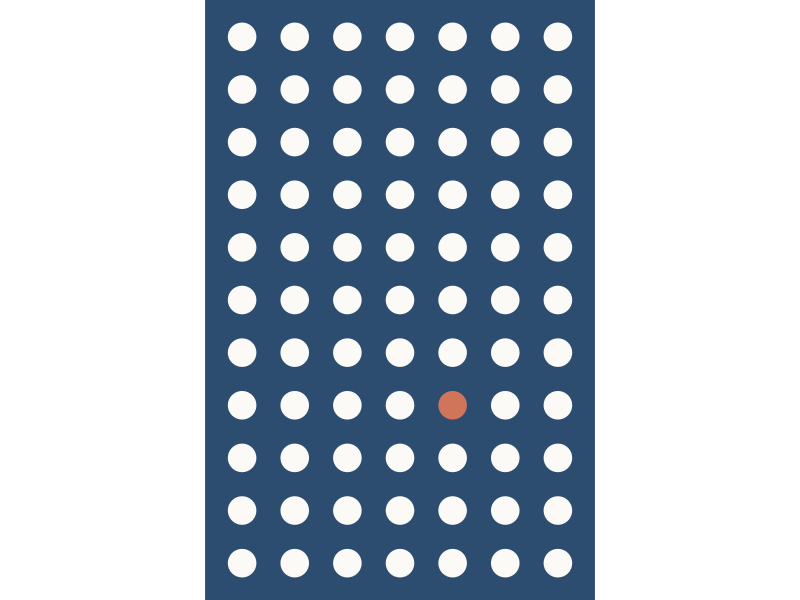
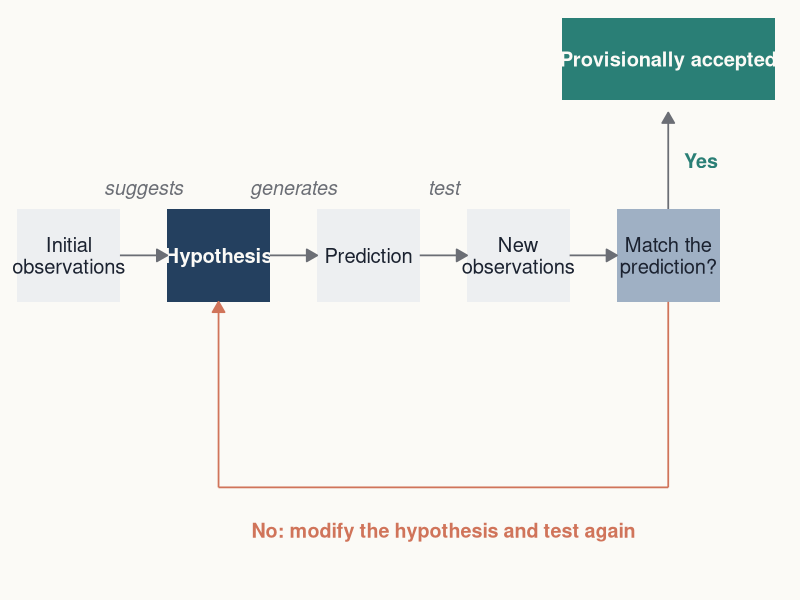
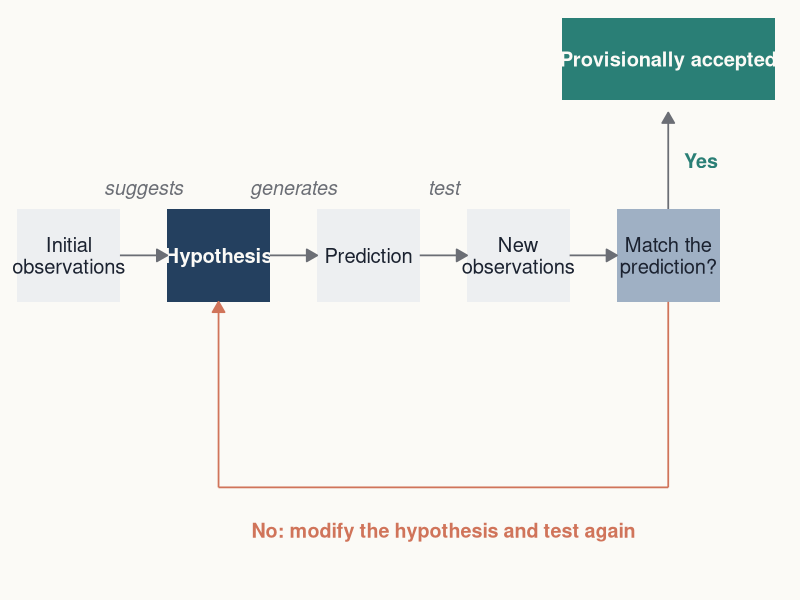
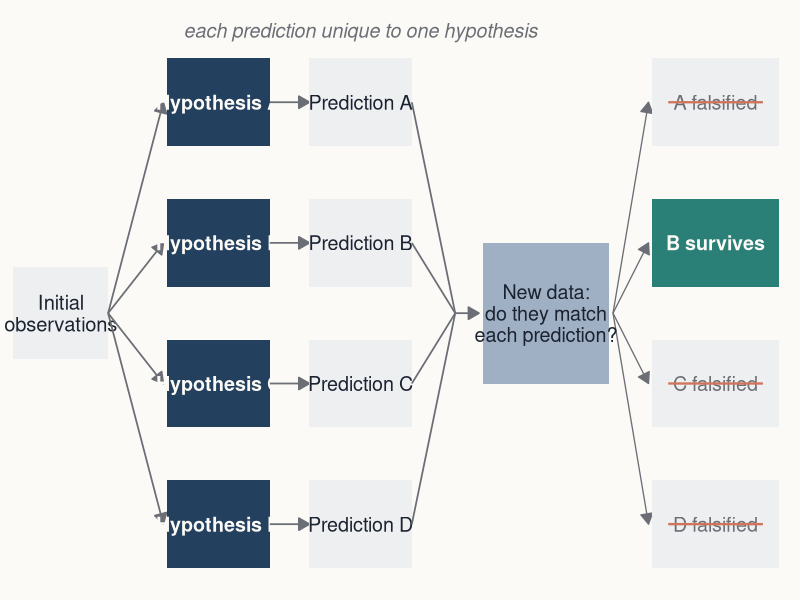
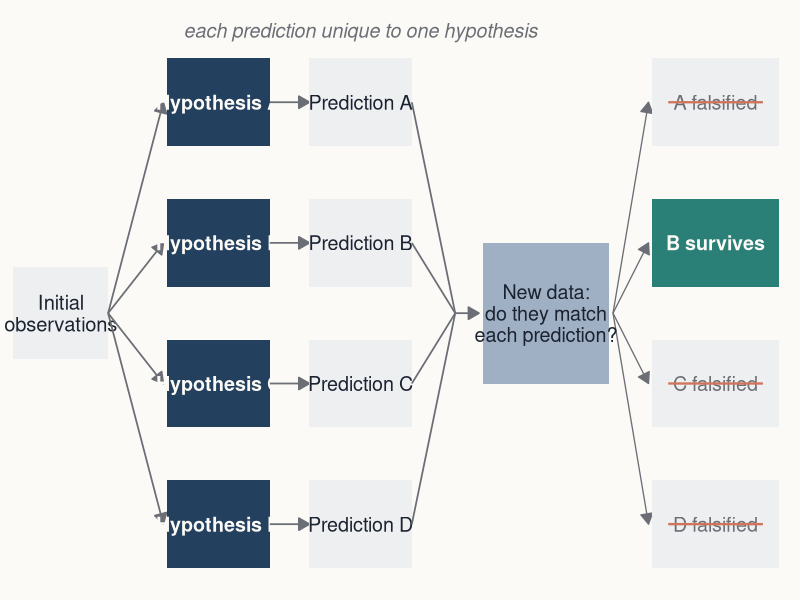
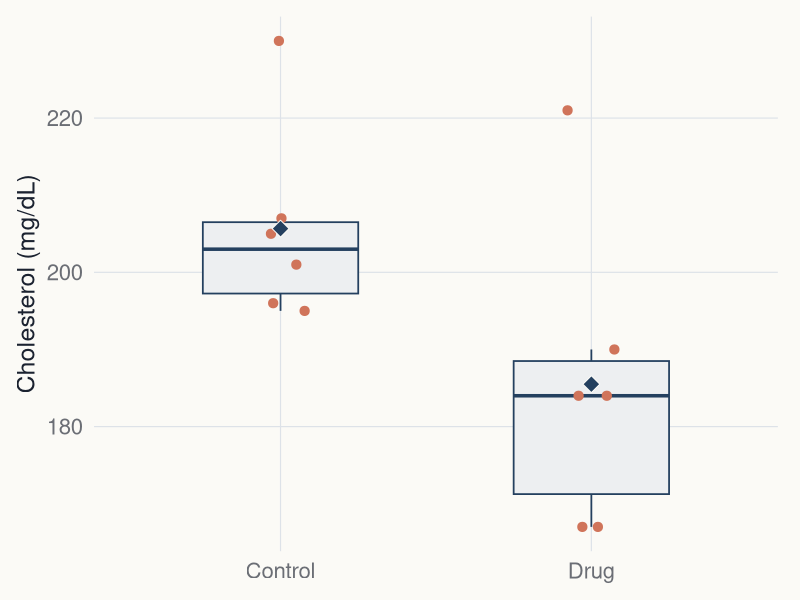
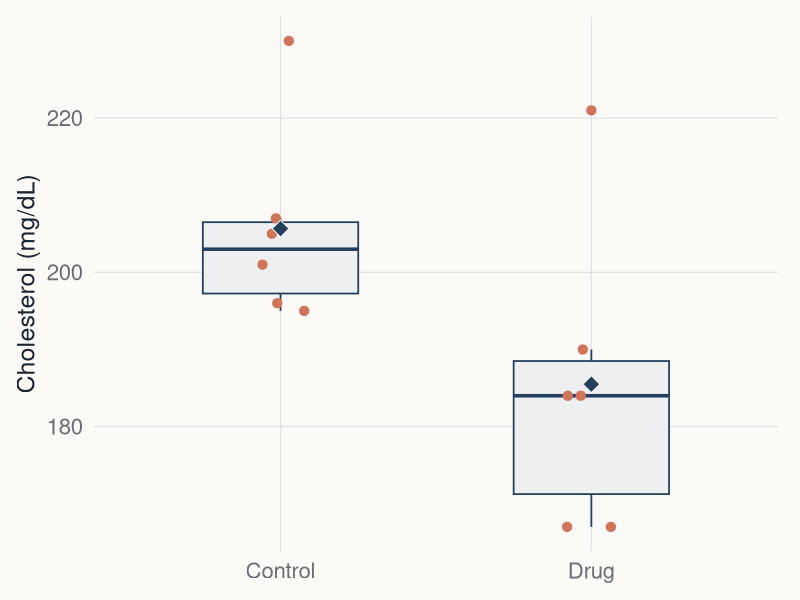
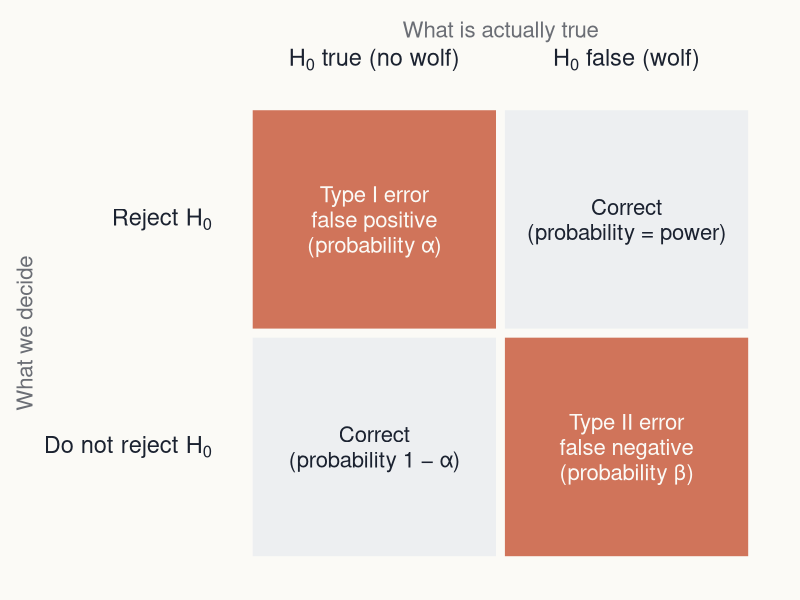

These charts were generated, in order, by the following R code:
# BB852 lecture 02, Hypotheses and questions: R code for every figure
# --------------------------------------------------------------------
# Recreates and extends the lecture's figures in ggplot2, using the BB852
# theme shared with the other lecture_figures generators.
#
# Data sources:
# - cholesterol.csv (CourseData): the drug experiment used in the book's
#   Randomisation tests chapter and lecture 09. The exact one-sided
#   randomisation p-value (31/924 = 0.0335) is recomputed here, as in the book.
# - All other figures use SIMULATED or ANALYTICAL values, stated in the
#   comments for each figure. Simulations use set.seed() so they reproduce.
#
# Run from the repository root:
# source("lecture_figures/hypotheses_and_questions/generate_figures.R")
#
# PNG files are written to
# lecture_figures/hypotheses_and_questions/output/<layout>/, numbered in the
# order the figures appear in the deck (BB852_02_Hypotheses_and_questions_v2).
#
# Labels use plotmath and \u escapes so the script stays plain ASCII.


# Load packages -----------------------------------------------------------

library(ggplot2)
library(ragg)


# Define the BB852 theme and export functions -----------------------------

bb852 <- list(
  bg       = "#FBFAF6",
  text     = "#1B2230",
  muted    = "#6B6E75",
  grid     = "#DDE2E8",
  axis     = "#BCC6D2",
  slate    = "#24405F",
  coral    = "#D0745A",
  teal     = "#2A7F76",
  ochre    = "#C4932F",
  grey     = "#6B6E75",
  light    = "#9FB0C4",
  panel    = "#EDEFF1",
  cover    = "#2C4D70"
)

available_fonts <- unique(systemfonts::system_fonts()$family)
bb852_font <- if ("Avenir Next" %in% available_fonts) {
  "Avenir Next"
} else {
  "Helvetica"
}

theme_bb852 <- function(base_size = 18, base_family = bb852_font) {
  theme_minimal(base_size = base_size, base_family = base_family) +
    theme(
      plot.background = element_rect(fill = bb852$bg, colour = NA),
      panel.background = element_rect(fill = bb852$bg, colour = NA),
      panel.grid.major = element_line(colour = bb852$grid, linewidth = 0.4),
      panel.grid.minor = element_blank(),
      axis.title = element_text(colour = bb852$text, size = base_size),
      axis.text = element_text(colour = bb852$muted, size = base_size - 2),
      axis.ticks = element_blank(),
      legend.position = "none",
      strip.text = element_text(colour = bb852$text, size = base_size - 2,
                                face = "bold", hjust = 0),
      plot.title = element_blank(),
      plot.subtitle = element_blank(),
      plot.caption = element_blank(),
      plot.margin = margin(12, 16, 12, 12)
    )
}

# Blank canvas for schematic diagrams drawn with ggplot2 geometry.
theme_diagram <- function() {
  theme_void(base_family = bb852_font) +
    theme(
      plot.background = element_rect(fill = bb852$bg, colour = NA),
      panel.background = element_rect(fill = bb852$bg, colour = NA),
      plot.margin = margin(4, 4, 4, 4)
    )
}

# Sizes (inches) match the figure placeholders in the BB852 slide theme.
bb852_sizes <- list(
  full     = c(11.73, 3.95),
  takeaway = c(7.40, 4.25),
  half     = c(5.57, 4.25),
  cover    = c(5.43, 7.50)
)

output_root <- file.path("lecture_figures", "hypotheses_and_questions", "output")
unlink(output_root, recursive = TRUE)

save_bb852 <- function(plot, filename, layout = "half", bg = bb852$bg) {
  size <- bb852_sizes[[layout]]
  if (is.null(size)) {
    stop("layout must be one of: ", paste(names(bb852_sizes), collapse = ", "))
  }
  output_directory <- file.path(output_root, layout)
  dir.create(output_directory, recursive = TRUE, showWarnings = FALSE)
  ggsave(file.path(output_directory, paste0(filename, ".png")), plot,
         width = size[1], height = size[2], units = "in", dpi = 300,
         device = ragg::agg_png, bg = bg)
  invisible(filename)
}

# Every content figure is written in its slide layout and also at full and
# half width, as generate_all.R expects matching full/half sets.
save_all <- function(plot, filename, slide_layout) {
  save_bb852(plot, filename, slide_layout)
  for (layout in setdiff(c("full", "half"), slide_layout)) {
    save_bb852(plot, filename, layout)
  }
}

plots <- list()


# Diagram helpers -----------------------------------------------------------

box <- function(x, y, label, w = 13, h = 5.2, fill = bb852$panel,
                col = bb852$text, size = 5.1, face = "plain") {
  list(
    annotate("rect", xmin = x - w / 2, xmax = x + w / 2,
             ymin = y - h / 2, ymax = y + h / 2,
             fill = fill, colour = NA),
    annotate("text", x = x, y = y, label = label, colour = col,
             size = size, family = bb852_font, fontface = face,
             lineheight = 0.9)
  )
}

arrow_seg <- function(x, y, xend, yend, col = bb852$muted, lw = 0.6) {
  annotate("segment", x = x, y = y, xend = xend, yend = yend,
           colour = col, linewidth = lw,
           arrow = arrow(length = unit(0.12, "inches"), type = "closed"))
}

small_label <- function(x, y, label, col = bb852$muted, size = 5,
                        hjust = 0.5, face = "italic") {
  annotate("text", x = x, y = y, label = label, colour = col, size = size,
           family = bb852_font, fontface = face, hjust = hjust,
           lineheight = 0.9)
}

# 95% t-interval and two-sided p for a difference between two means, equal
# group sizes n and common SD.
ci_diff <- function(est, n, sd) {
  se <- sd * sqrt(2 / n)
  half <- qt(0.975, 2 * n - 2) * se
  p <- 2 * pt(-abs(est / se), 2 * n - 2)
  c(est = est, lo = est - half, hi = est + half, p = p)
}


# 00 Title slide: white swans and one black swan -----------------------------
# Decorative. The asymmetry of induction: many white swans never prove
# "all swans are white"; one black swan disproves it. Deterministic grid.

cover_grid <- expand.grid(x = 1:7, y = 1:11)
cover_grid$swan <- ifelse(cover_grid$x == 5 & cover_grid$y == 4, "black", "white")
plots$cover <- ggplot(cover_grid, aes(x, y, colour = swan)) +
  geom_point(size = 9) +
  scale_colour_manual(values = c(white = bb852$bg, black = bb852$coral)) +
  coord_fixed(xlim = c(0.3, 7.7), ylim = c(0.3, 11.7), expand = FALSE) +
  theme_void() +
  theme(legend.position = "none",
        plot.background = element_rect(fill = bb852$cover, colour = NA),
        panel.background = element_rect(fill = bb852$cover, colour = NA))
save_bb852(plots$cover, "00_cover", "cover", bg = bb852$cover)


# 01 The inductive method (one hypothesis, revised) --------------------------
# Redrawn from the original slide (after Gotelli & Ellison, A Primer of
# Ecological Statistics, ch. 4). "Accepted truth" is replaced by
# "provisionally accepted": induction never proves a hypothesis.

plots$inductive <- ggplot() +
  box(8, 20, "Initial\nobservations") +
  box(27, 20, "Hypothesis", fill = bb852$slate, col = bb852$bg, face = "bold") +
  box(46, 20, "Prediction") +
  box(65, 20, "New\nobservations") +
  box(84, 20, "Match the\nprediction?", fill = bb852$light) +
  arrow_seg(14.5, 20, 20.5, 20) + small_label(17.5, 23.8, "suggests") +
  arrow_seg(33.5, 20, 39.5, 20) + small_label(36.5, 23.8, "generates") +
  arrow_seg(52.5, 20, 58.5, 20) + small_label(55.5, 23.8, "test") +
  arrow_seg(71.5, 20, 77.5, 20) +
  # No: modify the hypothesis and go round again
  annotate("segment", x = 84, xend = 84, y = 17.4, yend = 7,
           colour = bb852$coral, linewidth = 0.6) +
  annotate("segment", x = 84, xend = 27, y = 7, yend = 7,
           colour = bb852$coral, linewidth = 0.6) +
  arrow_seg(27, 7, 27, 17.4, col = bb852$coral) +
  small_label(55.5, 4.6, "No: modify the hypothesis and test again",
              col = bb852$coral, face = "bold") +
  # Yes: provisionally accepted
  arrow_seg(84, 22.6, 84, 28) +
  small_label(86, 25.3, "Yes", col = bb852$teal, hjust = 0, face = "bold") +
  box(84, 31, "Provisionally accepted", w = 27, h = 4.6,
      fill = bb852$teal, col = bb852$bg, size = 5.1, face = "bold") +
  coord_cartesian(xlim = c(0, 100), ylim = c(1, 34), expand = FALSE) +
  theme_diagram()
save_all(plots$inductive, "01_inductive_method", "full")


# 02 The hypothetico-deductive method (multiple working hypotheses) ----------
# Redrawn from the original slide. Four hypotheses make distinct predictions;
# new data falsify A, C and D. B survives, but only provisionally.

hyp_y <- c(29.5, 21.5, 13.5, 5.5)
hyp_lab <- c("A", "B", "C", "D")
surv <- c(FALSE, TRUE, FALSE, FALSE)

hd <- ggplot() + box(7, 17.5, "Initial\nobservations", w = 12)
for (i in 1:4) {
  hd <- hd +
    arrow_seg(13, 17.5, 20, hyp_y[i]) +
    box(27, hyp_y[i], paste("Hypothesis", hyp_lab[i]), w = 13, h = 5,
        fill = bb852$slate, col = bb852$bg, size = 5, face = "bold") +
    arrow_seg(33.5, hyp_y[i], 38.5, hyp_y[i]) +
    box(45, hyp_y[i], paste("Prediction", hyp_lab[i]), w = 13, h = 5,
        size = 5) +
    annotate("segment", x = 51.5, xend = 57, y = hyp_y[i], yend = 17.5,
             colour = bb852$muted, linewidth = 0.6)
  out_fill <- if (surv[i]) bb852$teal else bb852$panel
  out_col <- if (surv[i]) bb852$bg else bb852$muted
  out_lab <- if (surv[i]) {
    paste(hyp_lab[i], "survives")
  } else {
    paste(hyp_lab[i], "falsified")
  }
  hd <- hd + arrow_seg(77, 17.5, 81.5, hyp_y[i], col = bb852$muted, lw = 0.45) +
    box(90, hyp_y[i], out_lab, w = 16, h = 5, fill = out_fill, col = out_col,
        size = 5, face = if (surv[i]) "bold" else "plain")
  if (!surv[i]) {
    hd <- hd + annotate("segment", x = 84, xend = 96, y = hyp_y[i],
                        yend = hyp_y[i], colour = bb852$coral, linewidth = 0.8)
  }
}
plots$hd <- hd +
  arrow_seg(57, 17.5, 60, 17.5) +
  box(68.5, 17.5, "New data:\ndo they match\neach prediction?", w = 16, h = 8,
      fill = bb852$light, size = 5) +
  small_label(45, 33.6, "each prediction unique to one hypothesis", size = 5) +
  coord_cartesian(xlim = c(0, 100), ylim = c(1.5, 35), expand = FALSE) +
  theme_diagram()
save_all(plots$hd, "02_hd_method", "full")


# 03 Cholesterol experiment (book: Randomisation tests chapter; lecture 09) ---
# Box plot with jittered points, the plot type students make in the book.

ch <- read.csv("CourseData/cholesterol.csv")
ch$Treatment <- factor(ch$Treatment, levels = c("Control", "Drug"))
ch_means <- tapply(ch$Cholesterol, ch$Treatment, mean)
observed_diff <- unname(diff(ch_means))
all_drug_groups <- combn(nrow(ch), 6)
exact_diffs <- apply(all_drug_groups, 2, function(rows) {
  mean(ch$Cholesterol[rows]) - mean(ch$Cholesterol[-rows])
})
exact_b <- sum(exact_diffs <= observed_diff + 1e-9)
exact_p <- exact_b / ncol(all_drug_groups)
exact_p2 <- sum(abs(exact_diffs) >= abs(observed_diff) - 1e-9) /
  ncol(all_drug_groups)
message(sprintf(paste("Cholesterol: means %.1f vs %.1f, difference %.1f,",
                      "exact one-sided p = %d/%d = %.4f, two-sided p = %.4f"),
                ch_means[1], ch_means[2], observed_diff, exact_b,
                ncol(all_drug_groups), exact_p, exact_p2))

set.seed(42)
plots$cholesterol <- ggplot(ch, aes(Treatment, Cholesterol)) +
  geom_boxplot(width = 0.5, fill = bb852$panel, colour = bb852$slate,
               outlier.shape = NA, linewidth = 0.6) +
  geom_jitter(width = 0.08, height = 0, colour = bb852$coral, size = 2.8) +
  # Diamond = group mean (the slide quotes means; the box line is the median)
  stat_summary(fun = mean, geom = "point", shape = 23, size = 4.2,
               fill = bb852$slate, colour = bb852$bg) +
  labs(x = NULL, y = "Cholesterol (mg/dL)") +
  theme_bb852()
save_all(plots$cholesterol, "03_cholesterol", "half")


# 04 Type I and Type II errors ------------------------------------------------
# Two-by-two table: what is true versus what we decide.

truth_labels <- c(
  "H0 true" = 'paste(H[0], " true (no wolf)")',
  "H0 false" = 'paste(H[0], " false (wolf)")'
)
decision_labels <- c(
  "Reject" = 'paste("Reject ", H[0])',
  "Do not reject" = 'paste("Do not reject ", H[0])'
)
err <- data.frame(
  truth = factor(rep(c("H0 true", "H0 false"), each = 2),
                 levels = c("H0 true", "H0 false")),
  decision = factor(rep(c("Reject", "Do not reject"), 2),
                    levels = c("Do not reject", "Reject")),
  label = c("Type I error\nfalse positive\n(probability α)",
            "Correct\n(probability 1 − α)",
            "Correct\n(probability = power)",
            "Type II error\nfalse negative\n(probability β)"),
  kind = c("error", "ok", "ok", "error")
)
plots$errors <- ggplot(err, aes(truth, decision, fill = kind)) +
  geom_tile(colour = bb852$bg, linewidth = 3) +
  geom_text(aes(label = label, colour = kind), size = 5.6,
            family = bb852_font, lineheight = 0.95) +
  scale_fill_manual(values = c(error = bb852$coral, ok = bb852$panel)) +
  scale_colour_manual(values = c(error = bb852$bg, ok = bb852$text)) +
  scale_x_discrete(position = "top",
                   labels = function(z) parse(text = truth_labels[z])) +
  scale_y_discrete(labels = function(z) parse(text = decision_labels[z])) +
  labs(x = "What is actually true", y = "What we decide") +
  theme_bb852() +
  theme(panel.grid.major = element_blank(),
        axis.text.x = element_text(colour = bb852$text, size = 17),
        axis.text.y = element_text(colour = bb852$text, size = 17, hjust = 1),
        axis.title = element_text(colour = bb852$muted, size = 16))
save_all(plots$errors, "04_error_table", "takeaway")


# 05 Three simulated studies from the same truth ---------------------------
# SIMULATED. The setup slide for the simulation that follows: we choose the
# truth (control mean 260, drug mean 220 mg/dL, SD 30) and draw three
# independent studies with 5 people per group. Two-sample t-tests,
# var.equal = TRUE, two-sided. Seed 358 was chosen (searching seeds 1 to 358)
# because the three p-values span the range clearly: 0.008, 0.18 and 0.54.
# Disclose this in the slide notes: the spread is typical, the exact values
# are illustrative.

set.seed(358)
three <- do.call(rbind, lapply(1:3, function(i) {
  control <- rnorm(5, 260, 30)
  drug <- rnorm(5, 220, 30)
  p <- t.test(control, drug, var.equal = TRUE)$p.value
  data.frame(study = i, p = p,
             Treatment = rep(c("Control", "Drug"), each = 5),
             Cholesterol = c(control, drug))
}))
three$Treatment <- factor(three$Treatment, levels = c("Control", "Drug"))
study_p <- tapply(three$p, three$study, unique)
study_labels <- setNames(sprintf("Study %d\np = %s", 1:3,
                                 ifelse(study_p < 0.01, sprintf("%.3f", study_p),
                                        sprintf("%.2f", study_p))),
                         1:3)
three$label <- factor(study_labels[as.character(three$study)],
                      levels = study_labels)
message("Three studies, p = ", paste(sprintf("%.3f", study_p), collapse = ", "))

plots$three_studies <- ggplot(three, aes(Treatment, Cholesterol)) +
  geom_boxplot(width = 0.55, fill = bb852$panel, colour = bb852$slate,
               outlier.shape = NA, linewidth = 0.5) +
  geom_jitter(width = 0.1, height = 0, colour = bb852$coral, size = 2.2) +
  facet_wrap(~label) +
  scale_x_discrete(labels = c("Control", "Drug")) +
  labs(x = NULL, y = "Cholesterol (mg/dL)") +
  theme_bb852(base_size = 16) +
  theme(panel.spacing = unit(1, "lines"),
        panel.grid.major.x = element_blank(),
        strip.text = element_text(size = 14, face = "bold", hjust = 0.5,
                                  lineheight = 0.95))
save_all(plots$three_studies, "05_three_studies", "half")


# 06 Simulated p-values: real difference versus no difference ----------------
# SIMULATED, using the values from the original lecture: means 260 and 220
# mg/dL, SD 30 (a real difference of 40 mg/dL), versus a scenario with no
# difference (both means 240, SD 30). Two-sample t-tests, var.equal = TRUE.
# The proportions below 0.05 (power and Type I error rate) are also
# estimated from 5,000 simulated tests per sample size and printed, for the
# slide caption and notes; lecture 18 covers power analysis in depth.

set.seed(852)
n_values <- seq(2, 20, by = 2)
reps_points <- 30      # dots per sample size per panel
reps_rate <- 5000      # replicates per sample size for the printed rates

sim_p <- function(n, delta) {
  t.test(rnorm(n, 240 + delta / 2, 30), rnorm(n, 240 - delta / 2, 30),
         var.equal = TRUE)$p.value
}
scen <- c("Real difference (40 mg/dL)" = 40, "No difference" = 0)

p_points <- do.call(rbind, lapply(names(scen), function(s) {
  do.call(rbind, lapply(n_values, function(n) {
    data.frame(scenario = s, n = n,
               p = replicate(reps_points, sim_p(n, scen[[s]])))
  }))
}))
p_points$scenario <- factor(p_points$scenario, levels = names(scen))

plots$pvalues <- ggplot(p_points, aes(n, p)) +
  geom_hline(yintercept = 0.05, colour = bb852$coral, linewidth = 0.6,
             linetype = "dashed") +
  geom_jitter(width = 0.18, height = 0, colour = bb852$slate, alpha = 0.55,
              size = 1.6) +
  facet_wrap(~scenario) +
  scale_x_continuous(breaks = c(2, 5, 10, 15, 20)) +
  scale_y_continuous(breaks = c(0.05, 0.25, 0.5, 0.75, 1),
                     labels = c("0.05", "0.25", "0.50", "0.75", "1")) +
  labs(x = "Sample size per group", y = "p-value") +
  theme_bb852(base_size = 17) +
  theme(panel.spacing = unit(2, "lines"))
save_all(plots$pvalues, "06_pvalues_vs_n", "takeaway")

for (s in names(scen)) {
  rates <- sapply(c(5, 10, 20), function(n) {
    mean(replicate(reps_rate, sim_p(n, scen[[s]])) < 0.05)
  })
  message(s, ": proportion p < 0.05 at n = 5, 10, 20: ",
          paste(sprintf("%.2f", rates), collapse = ", "))
}


# 07-08 Rocky shores: one effect, two surveys (after Amrhein et al. 2019) ---
# ANALYTICAL illustration with ILLUSTRATIVE numbers (not published data).
# Question: does wave disturbance let more species persist? Response: mean
# number of species per quadrat on each shore; the shore is the unit.
# Both surveys estimate the same difference (exposed minus sheltered:
# +3 species per quadrat; SD among shores 3.5). 95% t-intervals for a
# difference between two means; two-sided p-values.
# Small survey: 4 shores of each type. Large survey: 20 of each.

rocky <- as.data.frame(rbind(ci_diff(3, 4, sd = 3.5), ci_diff(3, 20, sd = 3.5)))
rocky$study <- factor(c("Small survey\n4 + 4 shores", "Large survey\n20 + 20 shores"),
                      levels = c("Large survey\n20 + 20 shores", "Small survey\n4 + 4 shores"))
rocky$verdict <- ifelse(rocky$p < 0.05,
                        sprintf("p = %.2f\n\"significant\"", rocky$p),
                        sprintf("p = %.2f\n\"not significant\"", rocky$p))
message("Rocky shores: ", paste(sprintf("est %.1f [%.1f, %.1f], p = %.3f",
        rocky$est, rocky$lo, rocky$hi, rocky$p), collapse = "; "))

rocky_plot <- function(d, xlim = c(-5, 15)) {
  ggplot(d, aes(est, study)) +
    geom_vline(xintercept = 0, colour = bb852$grey, linewidth = 0.5) +
    annotate("text", x = 0, y = Inf, label = "no effect", vjust = 1.4,
             hjust = 1.1, colour = bb852$grey, size = 5, family = bb852_font) +
    geom_errorbar(aes(xmin = lo, xmax = hi), width = 0.12, orientation = "y",
                  colour = bb852$slate, linewidth = 0.9) +
    geom_point(size = 3.6, colour = bb852$coral) +
    geom_text(aes(x = 9.8, label = verdict), hjust = 0, colour = bb852$text,
              size = 5, family = bb852_font, lineheight = 0.9) +
    scale_x_continuous(limits = xlim, breaks = seq(-4, 8, 2)) +
    scale_y_discrete(expand = expansion(add = 0.6)) +
    labs(x = "Extra species per quadrat on exposed shores", y = NULL) +
    theme_bb852() +
    theme(axis.text.y = element_text(colour = bb852$text, size = 15,
                                     lineheight = 0.9),
          panel.grid.major.y = element_blank())
}

# The small survey alone, for the half-width figure: no row label (the
# slide text names the survey) and the verdict above the interval.
small <- rocky[1, ]
plots$rocky_small <- ggplot(small, aes(est, 1)) +
  geom_vline(xintercept = 0, colour = bb852$grey, linewidth = 0.5) +
  annotate("text", x = 0, y = 1.75, label = "no effect", hjust = 1.1,
           colour = bb852$grey, size = 5, family = bb852_font) +
  geom_errorbar(aes(xmin = lo, xmax = hi), width = 0.12, orientation = "y",
                colour = bb852$slate, linewidth = 0.9) +
  geom_point(size = 3.6, colour = bb852$coral) +
  annotate("text", x = 0.5, y = 1.3, hjust = 0,
           label = sprintf("p = %.2f, \"not significant\"", small$p),
           colour = bb852$text, size = 5, family = bb852_font) +
  scale_x_continuous(limits = c(-5, 11), breaks = seq(-4, 10, 2)) +
  scale_y_continuous(limits = c(0.5, 1.8)) +
  labs(x = "Extra species per quadrat\n(exposed minus sheltered shores)",
       y = NULL) +
  theme_bb852() +
  theme(axis.text.y = element_blank(), panel.grid.major.y = element_blank())
save_all(plots$rocky_small, "07_rocky_small_survey", "half")

plots$rocky_both <- rocky_plot(rocky)
save_all(plots$rocky_both, "08_rocky_two_surveys", "takeaway")


# 09 Ideal free distribution: two non-significant results ----------------------
# ANALYTICAL illustration for the ideal free distribution example. The
# quantity is the difference in mean offspring per female between two
# habitats; the true difference is zero in both cases. SD 1.5 offspring.
# Study 1: 8 females per habitat, estimate 0.3. Study 2: 400 per habitat,
# estimate 0.02. Both are non-significant; only Study 2 is informative,
# because its whole interval lies inside the negligible band (+/- 0.25
# offspring), which is set in advance on biological grounds.

band <- 0.25
null_res <- as.data.frame(rbind(ci_diff(0.30, 8, sd = 1.5),
                                ci_diff(0.02, 400, sd = 1.5)))
stopifnot(null_res$lo[2] > -band, null_res$hi[2] < band)
null_res$study <- factor(c("Study 1\n8 per habitat", "Study 2\n400 per habitat"),
                         levels = c("Study 2\n400 per habitat", "Study 1\n8 per habitat"))
message("Null-result CIs: ", paste(sprintf("est %.2f [%.2f, %.2f], p = %.2f",
        null_res$est, null_res$lo, null_res$hi, null_res$p), collapse = "; "))

plots$null_results <- ggplot(null_res, aes(est, study)) +
  annotate("rect", xmin = -band, xmax = band, ymin = -Inf, ymax = Inf,
           fill = bb852$panel) +
  geom_vline(xintercept = 0, colour = bb852$grey, linewidth = 0.5) +
  annotate("rect", xmin = -0.62, xmax = 0.62, ymin = 0.3, ymax = 0.6,
           fill = bb852$panel, colour = NA) +
  annotate("text", x = 0, y = 0.45, label = "negligible difference",
           colour = bb852$grey, size = 5, family = bb852_font) +
  geom_errorbar(aes(xmin = lo, xmax = hi), width = 0.12, orientation = "y",
                colour = bb852$slate, linewidth = 0.9) +
  geom_point(size = 3.6, colour = bb852$coral) +
  scale_x_continuous(limits = c(-1.6, 2.2), breaks = seq(-1.5, 2, 0.5)) +
  scale_y_discrete(expand = expansion(add = c(0.75, 0.5))) +
  labs(x = "Difference in offspring per female\n(habitat A minus habitat B)",
       y = NULL) +
  theme_bb852() +
  theme(axis.text.y = element_text(colour = bb852$text, size = 15,
                                   lineheight = 0.9),
        panel.grid.major.y = element_blank())
save_all(plots$null_results, "09_null_results", "takeaway")



message("Done: figures written to ", output_root)
